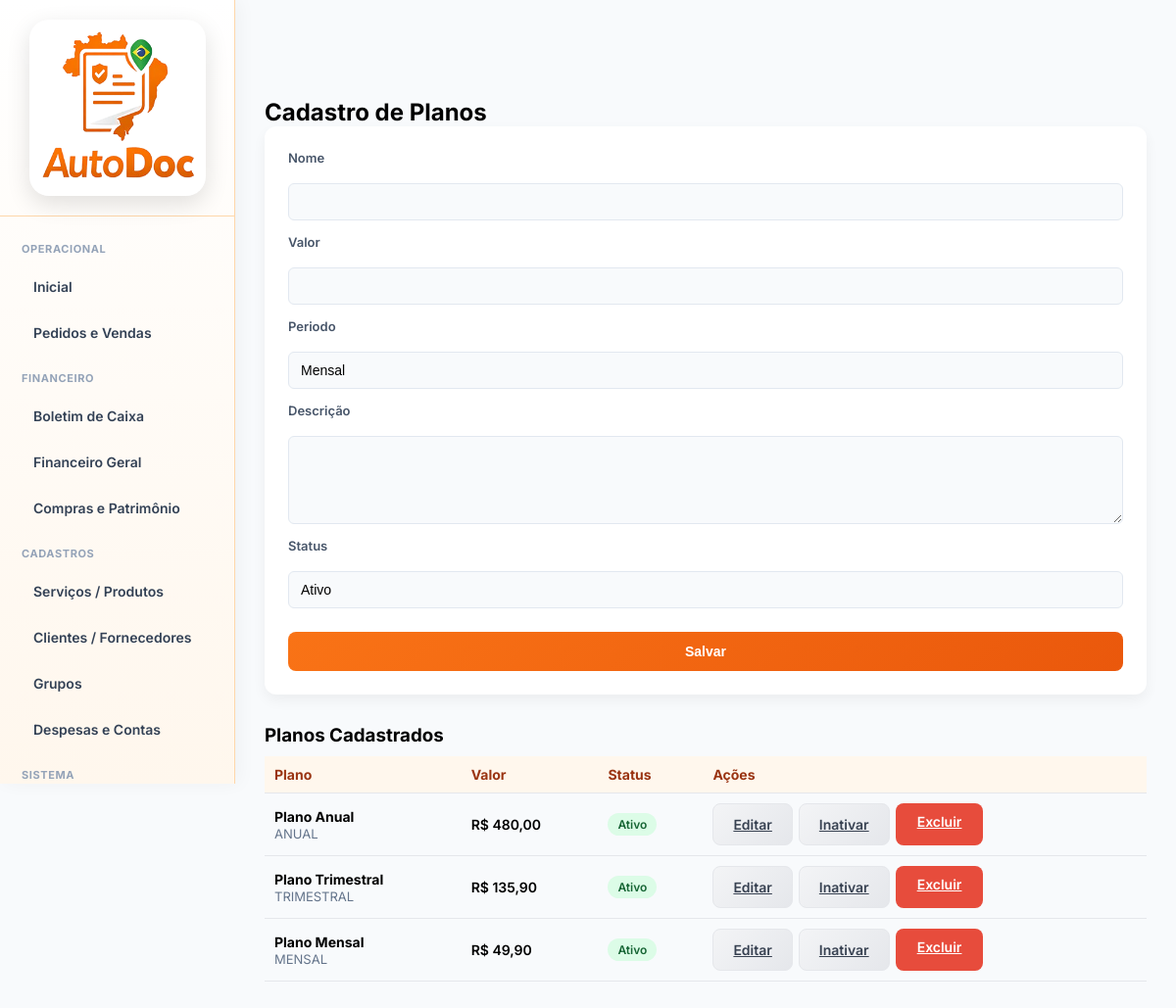
Page /admin/frmPlanos.php (signed in) on the committed database.
### tables this page shows
CREATE TABLE `planos` (
  `id` int NOT NULL AUTO_INCREMENT,
  `Nome` varchar(100) DEFAULT NULL,
  `Valor` decimal(10,2) DEFAULT NULL,
  `Periodo` varchar(20) DEFAULT NULL,
  `Descricao` text,
  `Status` tinyint DEFAULT '1',
  `DataCadastro` datetime DEFAULT CURRENT_TIMESTAMP,
  PRIMARY KEY (`id`)
);

### base/baseFuncoes.php (called while the page is built, shortened)
<?php
require_once 'connection.php';
function ExSqlNET($sql, $conn = null, $params = [])
{
    if ($conn === null) {
        global $dbGeralNET;
        $conn = $dbGeralNET;
    }
    $stmt = $conn->prepare($sql);
    $stmt->execute($params);
    return $stmt->fetchAll(PDO::FETCH_ASSOC);
}
?>

### admin/frmPlanos.php (the view, shortened to what this page needs)
<?php
include '../base/baseFuncoes.php';
$edit = null;
$sql = "SELECT * FROM planos ORDER BY Id DESC";
$planos = ExSqlNET($sql);
?>
<!DOCTYPE html>
<html lang="pt-br">
<head>
    <link rel="stylesheet" href="../css/base.css">
</head>
<?php include '../base/navbarUser.php'; ?>
<body>
    <div class="content">
        <h2>Cadastro de Planos</h2>
        <div class="card">
            <form method="post">
                <label>Nome</label>
                <input name="Nome" value="<?= $edit['Nome'] ?? '' ?>" required>
                <label>Valor</label>
                <input name="Valor" id="Valor" type="text" step="0.01" value="<?= $edit['Valor'] ?? '' ?>">
                <label>Periodo</label>
                <select name="Periodo">
                    <option value="MENSAL" <?= (($edit['Periodo'] ?? '')=='MENSAL')?'selected':'' ?>>Mensal</option>
                </select>
                <label>Descrição</label>
                <textarea name="Descricao"><?= $edit['Descricao'] ?? '' ?></textarea>
                <label>Status</label>
                <select name="Status">
                    <option value="1" <?= (($edit['Status'] ?? 1)==1)?'selected':'' ?>>Ativo</option>
                </select>
                <button class="btn btn">Salvar</button>
            </form>
        </div>
        <h3>Planos Cadastrados</h3>
        <table class="table-planos">
            <tr>
                <th>Plano</th>
                <th>Valor</th>
                <th>Status</th>
                <th>Ações</th>
            </tr>
            <?php foreach ($planos as $p): ?>
            <tr>
                <td>
                    <strong><?= $p['Nome'] ?></strong><br>
                    <span class="plano-periodo">
                        <?= $p['Periodo'] ?>
                    </span>
                </td>
                <td style="font-weight:600;">
                    R$ <?= number_format($p['Valor'],2,',','.') ?>
                </td>
                <td>
                    <span class="badge-status <?= $p['Status'] ? 'badge-ativo' : 'badge-inativo' ?>">
                        <?= $p['Status'] ? 'Ativo' : 'Inativo' ?>
                    </span>
                </td>
                <td>
                    <div class="acoes">
                        <a class="btn btn-secondary" href="?edit=<?= $p['id'] ?>">
                            Editar
                        </a>
                        <a class="btn btn-secondary" href="?toggle=<?= $p['id'] ?>">
                            <?= $p['Status'] ? 'Inativar' : 'Ativar' ?>
                        </a>
                        <a class="btn-excluir" href="?del=<?= $p['id'] ?>" onclick="return confirm('Excluir plano?')">
                            Excluir
                        </a>
                    </div>
                </td>
            </tr>
            <?php endforeach; ?>
        </table>
    </div>
</body>
</html>

### css/base.css (style rules this page uses)
* { margin: 0; padding: 0; box-sizing: border-box; }
html, body { width: 100%; height: 100%; font-family: 'Inter', Arial, sans-serif; background-color: #f5f6fa; font-family: 'Inter', sans-serif; background-color: #f1f5f9; }
body { margin: 0; font-family: 'Inter', Arial, sans-serif; background-color: #f8fafc; }
.content { margin-left: 240px; padding: 30px; }
.card { background: #ffffff; padding: 20px; border-radius: 12px; box-shadow: 0 6px 14px rgba(0,0,0,0.05); }
table { width: 100%; border-collapse: collapse; }
th, td { padding: 12px; border-bottom: 1px solid #e5e7eb; text-align: left; font-size: 14px; }
th { background-color: #fff7ed; color: #9a3412; }
.card { background: #ffffff; padding: 24px; border-radius: 12px; box-shadow: 0 6px 14px rgba(0,0,0,0.05); margin-bottom: 30px; }
label { font-size: 14px; color: #64748b; margin-bottom: 6px; display: block; }
input, select, textarea { width: 100%; padding: 10px 12px; border: 1px solid #e5e7eb; border-radius: 8px; font-size: 14px; }
textarea { resize: vertical; min-height: 80px; }
.btn { background: linear-gradient(135deg, #f97316, #ea580c); color: #ffffff; border: none; padding: 12px 20px; border-radius: 8px; font-size: 14px; font-weight: 600; cursor: pointer; }
.btn-secondary { background: linear-gradient(135deg, #f3f4f6, #e5e7eb); color: #374151; border: 1px solid #e5e7eb; transition: all 0.25s ease; }
table { width: 100%; border-collapse: collapse; margin-top: 10px; }
table th, table td { padding: 10px; border-bottom: 1px solid #e5e7eb; font-size: 14px; text-align: left; }
table th { background-color: #fff7ed; color: #9a3412; }
th, td { padding: 10px; border-bottom: 1px solid #e5e7eb; }
input, textarea, select { font-family: 'Poppins', sans-serif; padding: 12px 14px; font-size: 14px; border: 1.5px solid #ddd; border-radius: 8px; outline: none; transition: all 0.25s ease; background-color: #fff; width: 100%; }
input::placeholder, textarea::placeholder { color: #aaa; }
input:not(:placeholder-shown), textarea:not(:placeholder-shown) { border-color: #ffa14d; }
select { appearance: none; -webkit-appearance: none; -moz-appearance: none; background-image: linear-gradient(45deg, transparent 50%, #ff7a00 50%), linear-gradient(135deg, #ff7a00 50%, transparent 50%); background-position: calc(100% - 20px) calc(50% - 3px), calc(100% - 15px) calc(50% - 3px); background-size: 5px 5px, 5px 5px; background-repeat: no-repeat; }
option { font-family: 'Poppins', sans-serif; }
textarea { resize: vertical; min-height: 100px; }
.btn-excluir { background: #e74c3c; color: #fff; padding: 10px 22px; border: none; border-radius: 8px; font-size: 14px; font-weight: 600; cursor: pointer; transition: all 0.25s ease; }

### admin/frmPlanos.php (style rules this page uses)
.plano-periodo { font-size: 13px; color: #64748b; }
.badge-status { padding: 4px 10px; border-radius: 999px; font-size: 12px; font-weight: 600; display: inline-block; }
.badge-ativo { background: #dcfce7; color: #166534; }
.acoes { display: flex; gap: 6px; flex-wrap: wrap; }
.table-planos td { vertical-align: middle; }
.card form { display: flex; flex-direction: column; gap: 14px; }
.card form label { font-size: 13px; font-weight: 600; color: #475569; margin-bottom: 4px; }
.card form input, .card form select, .card form textarea { padding: 10px 12px; border-radius: 6px; border: 1px solid #e2e8f0; font-size: 14px; background: #f8fafc; transition: 0.2s; }
.card form textarea { min-height: 90px; resize: vertical; }
.card form button { margin-top: 10px; padding: 12px; }

### rows in the picture
planos: Nome "Plano Anual", Periodo "ANUAL", Valor "480,00", Status "Ativo"
planos: Nome "Plano Trimestral", Periodo "TRIMESTRAL", Valor "135,90", Status "Ativo"
planos: Nome "Plano Mensal", Periodo "MENSAL", Valor "49,90", Status "Ativo"
